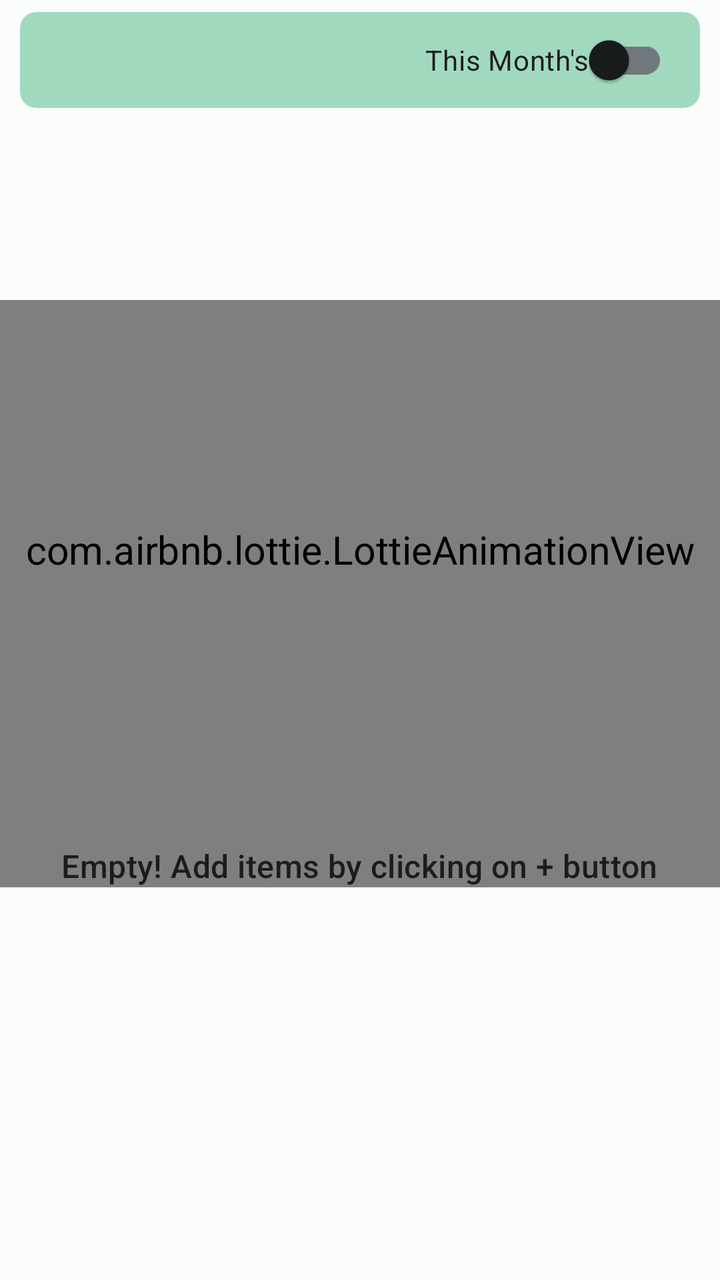
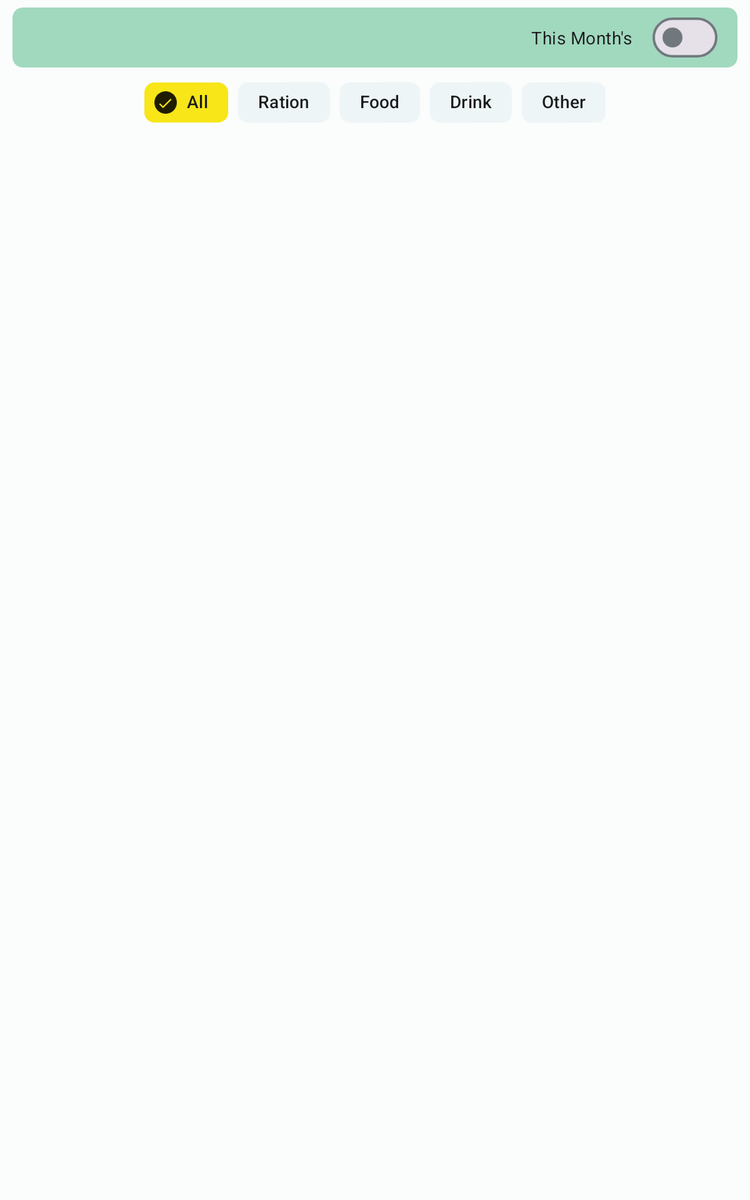

The same Android screen from two of the app's own layout files: first res/layout/ as a phone draws it, then the repository's variant for another configuration, drawn on a device whose configuration selects that folder. Both files follow.
<!-- AndroidManifest.xml: application theme Theme.RoomiesSaver -->
<!-- res/layout/fragment_summary.xml -->
<?xml version="1.0" encoding="utf-8"?>
<androidx.core.widget.NestedScrollView xmlns:android="http://schemas.android.com/apk/res/android"
    xmlns:app="http://schemas.android.com/apk/res-auto"
    xmlns:tools="http://schemas.android.com/tools"
    android:layout_width="match_parent"
    android:layout_height="match_parent"
    tools:context=".fragments.Summary">
    <RelativeLayout
        android:layout_width="match_parent"
        android:layout_height="match_parent">
        <LinearLayout
            android:layout_width="match_parent"
            android:orientation="vertical"
            android:id="@+id/emptytext"
            android:layout_marginTop="300dp"
            android:layout_centerInParent="true"
            android:layout_height="wrap_content">
            <com.airbnb.lottie.LottieAnimationView
                android:layout_width="match_parent"
                android:layout_height="250dp"
                android:scaleX="1.4"
                android:scaleY="1.4"
                app:lottie_autoPlay="true"
                app:lottie_loop="true"
                app:lottie_rawRes="@raw/emptyastro" />
            <TextView
                android:layout_marginTop="22dp"
                android:layout_width="wrap_content"
                android:layout_gravity="center"
                android:textAlignment="center"

                android:text="Empty! Add items by clicking on + button"
                android:textAppearance="@style/TextAppearance.Material3.TitleMedium"
                android:layout_height="wrap_content"/>
        </LinearLayout>
        <LinearLayout
            android:layout_width="match_parent"
            android:orientation="vertical"
            android:layout_height="match_parent">


           <LinearLayout
               android:layout_width="match_parent"
               android:gravity="end"

               android:layout_marginEnd="10dp"
               android:layout_marginStart="10dp"
               android:layout_marginTop="6dp"
               android:orientation="horizontal"
               android:layout_height="wrap_content">
               <com.google.android.material.card.MaterialCardView
                   android:layout_width="match_parent"
                   android:id="@+id/tlayout"
                   android:layout_height="wrap_content"
                   android:layout_gravity="center_vertical"
                   app:cardBackgroundColor="#610F9D58"

                   style="@style/Widget.Material3.CardView.Filled"
                   app:cardCornerRadius="8dp">

                   <TextView
                       android:id="@+id/total_spends"
                       android:layout_width="wrap_content"
                       android:layout_height="wrap_content"
                       android:padding="6dp"
                       android:layout_marginStart="16dp"
                       android:layout_gravity="center_vertical|start"
                       android:textAppearance="@style/TextAppearance.Material3.TitleMedium" />
                   <com.google.android.material.switchmaterial.SwitchMaterial
                       android:id="@+id/switch1"
                       android:layout_width="wrap_content"
                       android:layout_height="wrap_content"
                       android:layout_marginStart="16dp"
                       android:layout_marginEnd="16dp"
                       android:layout_gravity="center_vertical|end"
                       android:text="This Month's" />
               </com.google.android.material.card.MaterialCardView>



           </LinearLayout>

            <androidx.recyclerview.widget.RecyclerView
                android:id="@+id/recycler"

                android:padding="6dp"
                android:layout_width="match_parent"
                android:layout_height="match_parent">

            </androidx.recyclerview.widget.RecyclerView>
        </LinearLayout>


    </RelativeLayout>
</androidx.core.widget.NestedScrollView>
<!-- resources referenced by this layout -->
<resources>
  <color name="md_theme_light_primary">#006684</color>
  <color name="md_theme_light_onPrimary">#FFFFFF</color>
  <color name="md_theme_light_primaryContainer">#BAE9FF</color>
  <color name="md_theme_light_onPrimaryContainer">#001F2A</color>
  <color name="md_theme_light_secondary">#696000</color>
  <color name="md_theme_light_onSecondary">#FFFFFF</color>
  <color name="md_theme_light_secondaryContainer">#F8E618</color>
  <color name="md_theme_light_onSecondaryContainer">#201C00</color>
  <color name="md_theme_light_tertiary">#B4262D</color>
  <color name="md_theme_light_onTertiary">#FFFFFF</color>
  <color name="md_theme_light_tertiaryContainer">#FFDAD6</color>
  <color name="md_theme_light_onTertiaryContainer">#410004</color>
  <color name="md_theme_light_error">#BA1B1B</color>
  <color name="md_theme_light_errorContainer">#FFDAD4</color>
  <color name="md_theme_light_onError">#FFFFFF</color>
  <color name="md_theme_light_onErrorContainer">#410001</color>
  <color name="md_theme_light_background">#FBFDFD</color>
  <color name="md_theme_light_onBackground">#191C1D</color>
  <color name="md_theme_light_surface">#FBFDFD</color>
  <color name="md_theme_light_onSurface">#191C1D</color>
  <color name="md_theme_light_surfaceVariant">#DCE3E8</color>
  <color name="md_theme_light_onSurfaceVariant">#40484C</color>
  <color name="md_theme_light_outline">#70787D</color>
  <color name="md_theme_light_inverseOnSurface">#EFF1F1</color>
  <color name="md_theme_light_inverseSurface">#2D3132</color>
  <color name="md_theme_light_primaryInverse">#61D3FF</color>
  <!-- from res/values-v29/ -->
  <style name="ThemeOverlay.App.DatePicker" parent="@style/ThemeOverlay.Material3.MaterialCalendar">
  
          <item name="shapeAppearanceSmallComponent">@style/ShapeAppearance.App.SmallComponent</item>
          <item name="shapeAppearanceMediumComponent">@style/ShapeAppearance.App.MediumComponent</item>
          
      </style>
  <!-- from res/values-v29/ -->
  <style name="ThemeOverlay.App.BottomSheetDialog" parent="ThemeOverlay.Material3.BottomSheetDialog">
          <item name="bottomSheetStyle">@style/ModalBottomSheetDialog</item>
      </style>
  <style name="Widget.App.CircularProgressIndicator" parent="Widget.Material3.CircularProgressIndicator">
          <item name="materialThemeOverlay">@style/ThemeOverlay.App.CircularProgressIndicator</item>
          <item name="trackThickness">20dp</item>
      </style>
  <style name="ShapeAppearance.App.SmallComponent" parent="ShapeAppearance.Material3.SmallComponent">
          <item name="cornerFamily">rounded</item>
          <item name="cornerSize">16dp</item>
      </style>
  <style name="ShapeAppearance.App.MediumComponent" parent="ShapeAppearance.Material3.MediumComponent">
          <item name="cornerFamily">rounded</item>
          <item name="cornerSize">16dp</item>
      </style>
  <style name="ModalBottomSheetDialog" parent="Widget.Material3.BottomSheet.Modal">
          <item name="elevation">8dp</item>
          <item name="android:windowBackground">@color/transparent</item>
          <item name="shapeAppearance">@style/ShapeAppearance.App.LargeComponent</item>
      </style>
  <style name="ThemeOverlay.App.CircularProgressIndicator" parent="Widget.Material3.CircularProgressIndicator">
          <item name="colorPrimary">#4B4285F4</item>
      </style>
  <color name="transparent">#683C3C3C</color>
  <style name="ShapeAppearance.App.LargeComponent" parent="ShapeAppearance.Material3.LargeComponent">
          <item name="cornerFamily">rounded</item>
          <item name="cornerSize">24dp</item>
      </style>
  <!-- some entries are left out for length -->
</resources>
<!-- res/layout-sw600dp/fragment_summary.xml (the repository's variant of the layout above) -->
<!-- drawn on a 7-inch tablet held upright -->
<?xml version="1.0" encoding="utf-8"?>
<layout xmlns:android="http://schemas.android.com/apk/res/android"
    xmlns:app="http://schemas.android.com/apk/res-auto"
    xmlns:tools="http://schemas.android.com/tools">

    <data>

        <variable
            name="viewModel"
            type="com.subhamgupta.roomiesapp.data.viewmodels.MainViewModel" />
    </data>

    <RelativeLayout
        android:layout_width="match_parent"
        android:layout_height="match_parent"
        tools:context=".fragments.Summary">




            <LinearLayout
                android:id="@+id/emptytext"
                android:layout_width="match_parent"
                android:layout_height="wrap_content"
                android:layout_centerInParent="true"
                android:layout_marginTop="300dp"
                android:orientation="vertical"
                android:visibility="gone">

                <com.airbnb.lottie.LottieAnimationView
                    android:layout_width="match_parent"
                    android:layout_height="250dp"
                    android:scaleX="1.4"
                    android:scaleY="1.4"
                    app:lottie_autoPlay="true"
                    app:lottie_loop="true"
                    app:lottie_rawRes="@raw/emptyastro" />

                <TextView
                    android:layout_width="wrap_content"
                    android:layout_height="wrap_content"
                    android:layout_gravity="center"
                    android:layout_marginTop="22dp"

                    android:text="Empty! Add items by clicking on + button"
                    android:textAlignment="center"
                    android:textAppearance="@style/TextAppearance.Material3.TitleMedium" />
            </LinearLayout>

            <LinearLayout
                android:layout_width="match_parent"
                android:layout_height="match_parent"
                android:orientation="horizontal">

                <LinearLayout
                    android:layout_width="wrap_content"
                    android:orientation="vertical"
                    android:layout_height="wrap_content">
                    <com.google.android.material.card.MaterialCardView
                        android:id="@+id/tlayout"
                        style="@style/Widget.Material3.CardView.Filled"
                        android:layout_width="match_parent"
                        android:layout_height="wrap_content"
                        android:layout_gravity="center_vertical"
                        android:layout_marginStart="10dp"
                        android:layout_marginTop="6dp"
                        android:layout_marginEnd="10dp"
                        app:cardBackgroundColor="#610F9D58"
                        app:cardCornerRadius="8dp">

                        <com.google.android.material.progressindicator.LinearProgressIndicator
                            android:id="@+id/progress"
                            android:layout_width="match_parent"
                            android:layout_height="wrap_content"
                            android:layout_gravity="center"
                            android:layout_margin="6dp"
                            android:indeterminate="true"
                            app:indeterminateAnimationType="disjoint"
                            app:trackColor="#00DB4437"
                            app:trackCornerRadius="8dp"
                            app:trackThickness="35dp" />

                        <TextView
                            android:id="@+id/total_spends"
                            android:layout_width="wrap_content"
                            android:layout_height="wrap_content"
                            android:layout_gravity="center_vertical|start"
                            android:layout_marginStart="16dp"
                            android:padding="6dp"
                            android:textAppearance="@style/TextAppearance.Material3.TitleMedium" />

                        <com.google.android.material.materialswitch.MaterialSwitch
                            android:id="@+id/switch1"
                            android:layout_width="wrap_content"
                            android:layout_height="wrap_content"
                            android:layout_gravity="center_vertical|end"
                            android:layout_marginEnd="16dp"
                            android:text="This Month's" />


                    </com.google.android.material.card.MaterialCardView>

                    <HorizontalScrollView
                        android:layout_width="match_parent"
                        android:layout_height="wrap_content"
                        android:layout_marginStart="12dp"
                        android:layout_marginTop="4dp"
                        android:layout_marginEnd="12dp">

                        <com.google.android.material.chip.ChipGroup
                            android:id="@+id/category"
                            android:layout_width="wrap_content"
                            android:layout_height="wrap_content"
                            android:layout_gravity="center"
                            app:checkedChip="@+id/chip_all"
                            app:chipSpacingVertical="0dp"
                            app:selectionRequired="true"
                            app:singleLine="true"
                            app:singleSelection="true">

                            <com.google.android.material.chip.Chip
                                android:id="@+id/chip_all"
                                style="@style/Widget.Material3.Chip.Assist.Elevated"
                                android:layout_width="wrap_content"
                                android:layout_height="wrap_content"

                                android:checkable="true"

                                android:text="All"
                                app:checkedIconEnabled="true"
                                app:checkedIconVisible="true" />

                            <com.google.android.material.chip.Chip
                                android:id="@+id/chip_ration"
                                style="@style/Widget.Material3.Chip.Assist.Elevated"
                                android:layout_width="wrap_content"
                                android:layout_height="wrap_content"
                                android:checkable="true"
                                android:text="Ration"
                                app:checkedIconEnabled="true"
                                app:checkedIconVisible="true" />

                            <com.google.android.material.chip.Chip
                                android:id="@+id/chip_food"
                                style="@style/Widget.Material3.Chip.Assist.Elevated"
                                android:layout_width="wrap_content"
                                android:layout_height="wrap_content"
                                android:checkable="true"
                                android:text="Food"
                                app:checkedIconEnabled="true"
                                app:checkedIconVisible="true" />

                            <com.google.android.material.chip.Chip
                                android:id="@+id/chip_drink"
                                style="@style/Widget.Material3.Chip.Assist.Elevated"
                                android:layout_width="wrap_content"
                                android:layout_height="wrap_content"
                                android:checkable="true"
                                android:text="Drink"
                                app:checkedIconEnabled="true"
                                app:checkedIconVisible="true" />

                            <com.google.android.material.chip.Chip
                                android:id="@+id/chip_other"
                                style="@style/Widget.Material3.Chip.Assist.Elevated"
                                android:layout_width="wrap_content"
                                android:layout_height="wrap_content"
                                android:checkable="true"
                                android:text="Other"
                                app:checkedIconEnabled="true"
                                app:checkedIconVisible="true" />

                        </com.google.android.material.chip.ChipGroup>

                    </HorizontalScrollView>

                    <com.google.android.material.card.MaterialCardView
                        android:id="@+id/search_layout"
                        style="@style/Widget.Material3.CardView.Filled"
                        android:layout_width="match_parent"
                        android:layout_height="wrap_content"
                        android:visibility="gone"
                        android:layout_marginStart="10dp"
                        android:layout_marginEnd="10dp"
                        android:layout_marginBottom="8dp"
                        app:cardCornerRadius="8dp">

                        <LinearLayout
                            android:layout_width="match_parent"
                            android:layout_height="match_parent"
                            android:layout_margin="4dp"
                            android:orientation="horizontal">

                            <ImageView
                                android:layout_width="wrap_content"
                                android:layout_height="wrap_content"
                                android:layout_gravity="center"
                                android:layout_marginStart="12dp"
                                android:layout_marginTop="8dp"
                                android:layout_marginEnd="12dp"
                                android:layout_marginBottom="8dp"
                                android:scaleX="1.2"
                                android:scaleY="1.2"
                                app:srcCompat="@drawable/ic_baseline_search_24" />

                            <EditText
                                android:id="@+id/search_text"
                                android:layout_width="0dp"
                                android:layout_height="match_parent"
                                android:layout_weight="1"
                                android:background="#003C3C3C"
                                android:hint="Search"
                                android:textAppearance="@style/TextAppearance.Material3.TitleMedium" />

                        </LinearLayout>
                    </com.google.android.material.card.MaterialCardView>
                </LinearLayout>





                <androidx.recyclerview.widget.RecyclerView
                    android:id="@+id/recycler"
                    android:layout_width="match_parent"
                    android:layout_height="match_parent"
                    android:clipChildren="false"
                    android:clipToPadding="false"
                    android:paddingTop="24dp"
                    android:paddingStart="6dp"
                    android:paddingEnd="6dp"
                    android:paddingBottom="6dp">

                </androidx.recyclerview.widget.RecyclerView>
            </LinearLayout>


        </RelativeLayout>
</layout>
